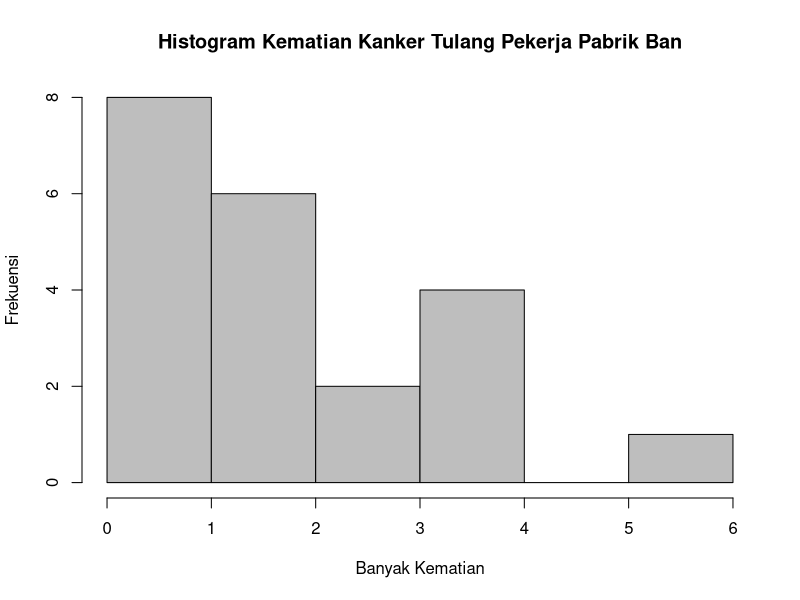

This figure's R source:
# Nama  : Ghifari Maaliki Syafa Syuhada
# NRP   : 5025211158
# Kelas : Probabilitas dan Statistika C
#
# ---------- Modul 1 Praktikum Probabilitas dan Statistik 2023 ----------
# ----------------------- Distribusi Probabilitas -----------------------

# 2

n <- c(0:20)
l <- 1.8

# a. Distribusi kematian karena kanker tulang
dpois(n, l, log = FALSE)

# b. Memeriksa ketidakbiasaan 4 kematian akibat kanker tulang
cat("P(x=4): ",
    dpois(4, l, log = FALSE)  
    , "\n"
)

# c. Peluang paling banyak 4 kematian akibat kanker tulang
cat("P(x<4): ",
    ppois(4, l, lower.tail = TRUE, log.p = FALSE)
    , "\n"
)

# d. Peluang lebih dari 4 kematian akibat kanker tulang
cat("P(x>4): ",
    ppois(4, l, lower.tail = FALSE, log.p = FALSE)
, "\n"
)

# e. Nilai harapan dan standar deviasi
cat(
  "Nilai harapan: ", l, "\n",
  "Standar deviasi: ", sqrt(l)
  ,"\n"
)

# f. Membuat histogram
set.seed(0)
rand <- rpois(n, l)
hist(rand, col = "grey", border = "black",
     main = "Histogram Kematian Kanker Tulang Pekerja Pabrik Ban",
     xlab = "Banyak Kematian",
     ylab = "Frekuensi")

# g. Membuat simulasi
rand_sim <- rpois(2000000, l)

cat("Hasil simulasi\n",
    "P(x>4): ", sum(rand_sim > 4),
    "\n"
    )
